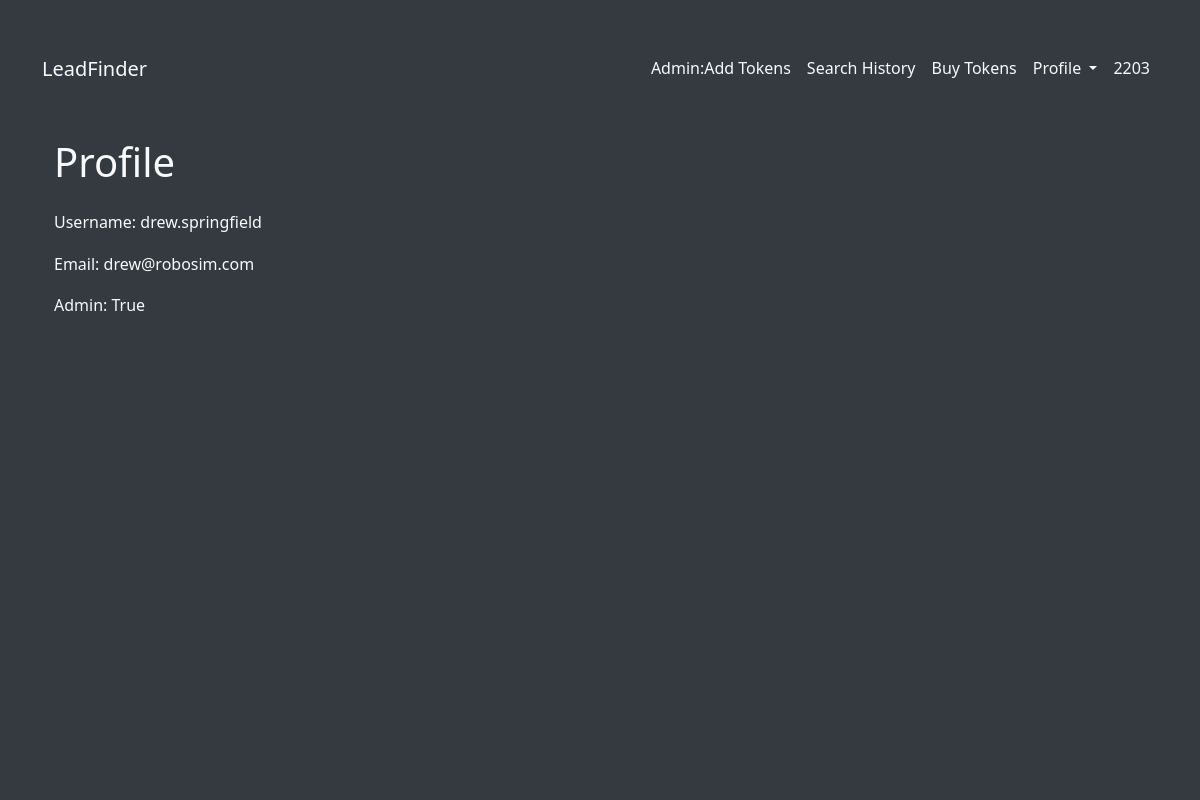
Screenshot of /profile.html (signed in) with the database file from the repository.
### app/main/models.py (models this page shows, shortened)
class User(UserMixin, db.Model):
    id = db.Column(db.Integer, primary_key=True)
    username = db.Column(db.String(64), index=True, unique=True)
    email = db.Column(db.String(120), index=True, unique=True)
    password_hash = db.Column(db.String(128))
    subscription = db.Column(db.String(10))
    tokens = db.Column(db.Integer, default=30)
    search_history = db.relationship('SearchHistory', back_populates='user', lazy='dynamic')
    is_admin = db.Column(db.Boolean, default=False)

### app/main/routes.py (the view)
@main_bp.route('/profile.html', methods=['GET', 'POST'])
@login_required
def profile():
    return render_template('profile.html', title='Profile', user=current_user)

### app/main/models.py (called while the page is built)
@login_manager.user_loader
def load_user(id):
    return User.query.get(int(id))

### app/templates/profile.html
{% extends "base.html" %}
{% block content %}
<div class="container mt-4">
    <h1 class="mb-4">Profile</h1>
    <p>Username: {{ user.username }}</p>
    <p>Email: {{ user.email }}</p>
    <p>Admin: {{ user.is_admin }}</p>
</div>
{% endblock %}

### app/templates/base.html (shortened to what this page needs)
<!doctype html>
<html lang="en">
  <head>
    <link href="https://cdn.jsdelivr.net/npm/bootstrap@5.3.0-alpha1/dist/css/bootstrap.min.css" rel="stylesheet">
    <link rel="stylesheet" href="{{ url_for('static', filename='css/styles.css') }}">
  </head>
  <body>
    <video autoplay muted loop id="myVideo">
      <source src="/static/pexels-rostislav-uzunov-8303104-1920x1080-24fps.mp4" type="video/mp4">
    </video>
    <div class="content-wrapper">
      <nav class="navbar navbar-expand-lg">
        <div class="container">
          <a class="navbar-brand" href="{{ url_for('main.index') }}">LeadFinder</a>
          <ul class="navbar-nav ml-auto">
            {% if current_user.is_admin %}
            <li class="nav-item">
              <a class="nav-link" href="{{ url_for('main.add_tokens') }}">Admin:Add Tokens</a>
            </li>
            {% endif %}
            {% if current_user.is_authenticated %}
            <li class="nav-item">
              <a class="nav-link" href="{{ url_for('main.search_history') }}">Search History</a>
            </li>
            <li class="nav-item">
              <a class="nav-link" href="{{ url_for('main.buy_tokens')}}">Buy Tokens</a>
            </li>
            <li class="nav-item dropdown">
              <a class="nav-link dropdown-toggle" href="#" id="profileDropdown" role="button" data-bs-toggle="dropdown" aria-haspopup="true" aria-expanded="false">
                  Profile
              </a>
            </li>
            <li class="nav-item">
              <span class="nav-link">{{ current_user.tokens if current_user.tokens else 0}}</span>
            </li>
            {% endif %}
          </ul>
        </div>
      </nav>
    </div>
    <div class="container">
      {% block content %}{% endblock %}
    </div>
  </body>
</html>

### app/static/css/styles.css (style rules this page uses)
body { font-family: 'Segoe UI', Tahoma, Geneva, Verdana, sans-serif; background-color: #343a40; color: #f8f9fa; line-height: 1.6; }
.navbar { background-color: transparent; }
.navbar .navbar-brand { color: #f8f9fa; }
.navbar .navbar-nav .nav-link { color: #f8f9fa; }
.container { margin-top: 40px; }
#myVideo { position: fixed; right: 0; bottom: 0; min-width: 100%; min-height: 100%; z-index: -1; }
.content-wrapper { position: relative; z-index: 1; }

### rows the page displays
User: tokens "2203", username "drew.springfield", email "drew@robosim.com", is_admin "True"
